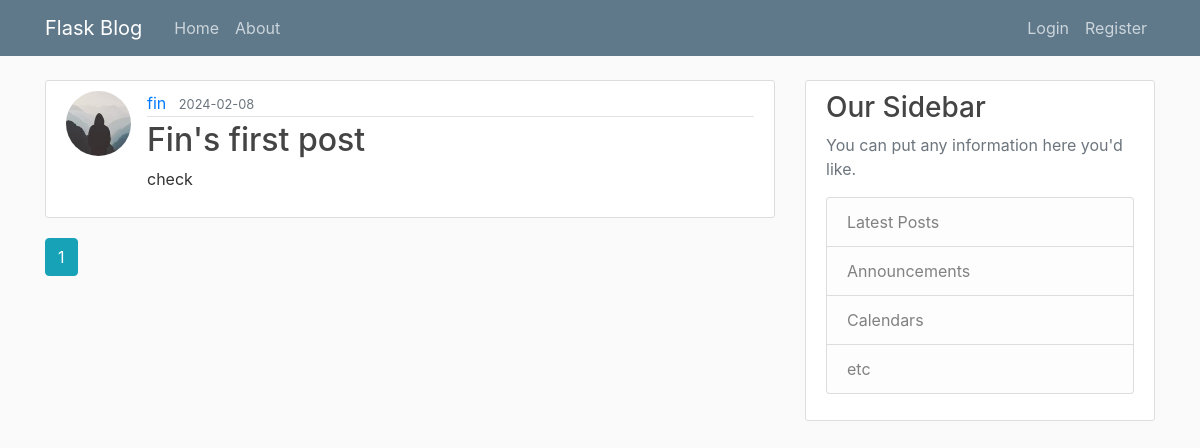
The app's page /home, older data.
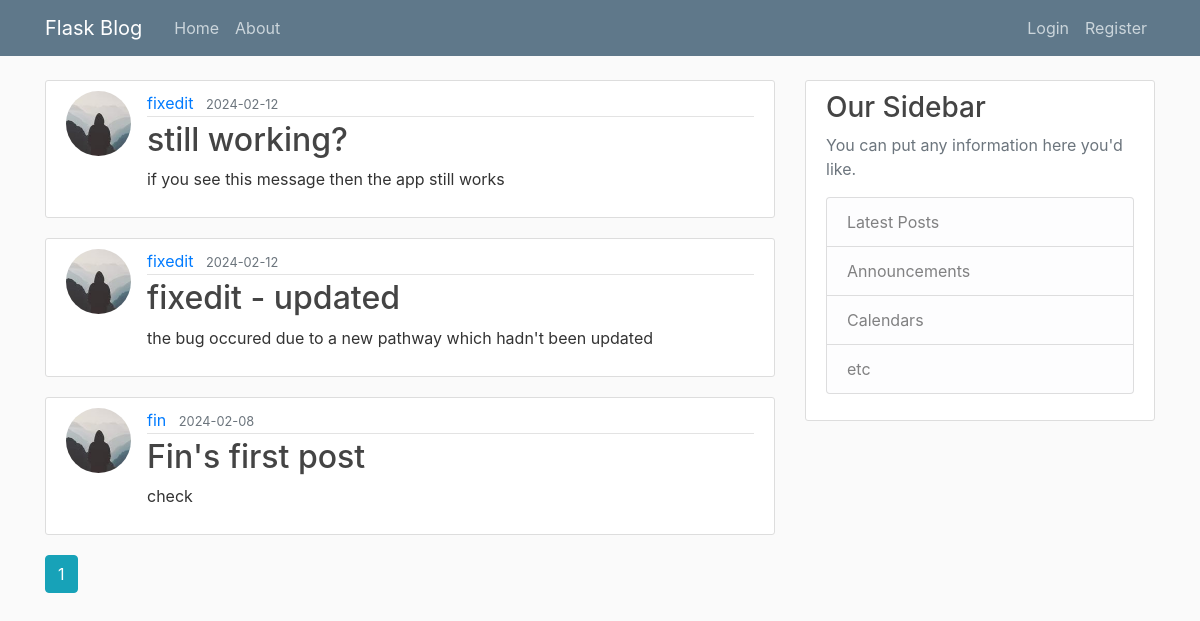
The same page, newer data.
### coreyblog/models.py (models this page shows, shortened)
class Post(db.Model):
    id = db.Column(db.Integer, primary_key=True)
    title = db.Column(db.String(100), nullable=False)
    date_posted = db.Column(db.DateTime, nullable=False, default=datetime.utcnow)
    content = db.Column(db.Text, nullable=False)
    user_id = db.Column(db.Integer, db.ForeignKey('user.id'), nullable=False)

class User(db.Model, UserMixin):
    id = db.Column(db.Integer, primary_key=True)
    username = db.Column(db.String(20), unique=True, nullable=False)
    email = db.Column(db.String(120), unique=True, nullable=False)
    image_file = db.Column(db.String(20), nullable=False, default='default.jpg')
    password = db.Column(db.String(60), nullable=False)
    posts = db.relationship('Post', backref='author', lazy=True)

### coreyblog/main/routes.py (the view)
@main.route("/")
@main.route("/home")
def home():
    page = request.args.get('page', 1, type=int)
    posts = Post.query.order_by(Post.date_posted.desc()).paginate(page=page, per_page=5)
    return render_template('home.html', posts=posts)

### coreyblog/templates/home.html
{% extends "layout.html" %}
{% block content %}
        {% for post in posts.items %}
            <article class="media content-section">
                <img class="rounded-circle article-img" src="{{ url_for('static', filename=post.author.image_file )}}">
                <div class="media-body">
                    <div class="article-metadata">
                        <a class="mr-2" href="{{ url_for('users.user_posts', username=post.author.username) }}">{{ post.author.username }}</a>
                        <small class="text-muted">{{ post.date_posted.strftime('%Y-%m-%d') }}</small>
                    </div>
                    <h2><a class="article-title" href="{{ url_for('posts.post', post_id=post.id) }}">{{ post.title }}</a></h2>
                    <p class="article-content">{{ post.content }}</p>
                </div>
            </article>
        {% endfor %}
        {% for page_num in posts.iter_pages(left_edge=1, right_edge=1, left_current=1, right_current=2) %}
            {% if page_num %}
                {% if posts.page == page_num %}
                <a class="btn btn-info mb-4" href="{{ url_for('main.home', page=page_num) }}">{{ page_num }}</a>
                {% else %}
                <a class="btn btn-outline-info mb-4" href="{{ url_for('main.home', page=page_num) }}">{{ page_num }}</a>
                {% endif %}
            {% else %}
                ...
            {% endif %}
        {% endfor %}
{% endblock content %}

Row changes from the older to the newer data that the page shows:
added Post: image_file (placeholder picture), author.username "fixedit", date_posted "2024-02-12", title "still working?", content "if you see this message then the app still works"
added Post: image_file (placeholder picture), author.username "fixedit", date_posted "2024-02-12", title "fixedit - updated", content "the bug occured due to a new pathway which hadn't been updated"
